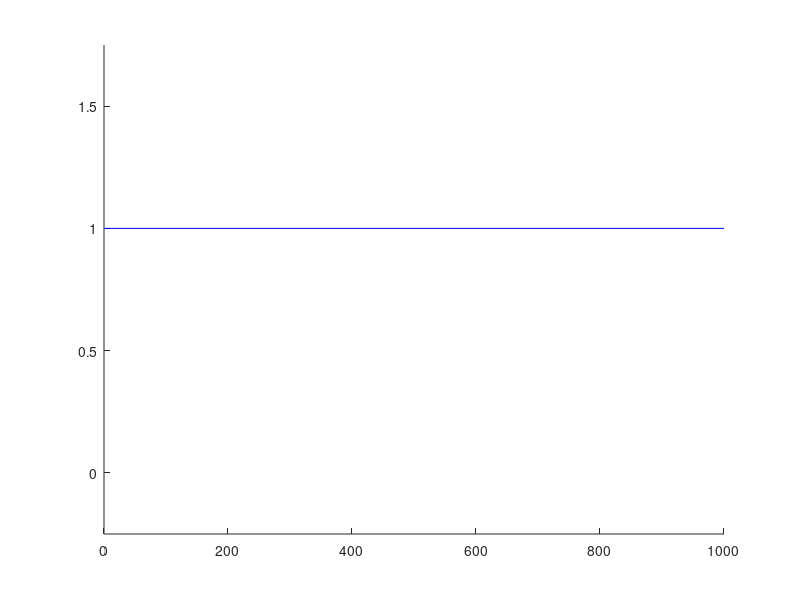

Recreate this plot in MATLAB. (Note: this script raises an error after producing the figure.)
%PIFtrace Single trace for perfect integrator:  X(t+dt) = X(t) + mu + sd*r
%
% Here mu and sd are constants and r is a random variable such that 
%
% <r> = 0 
% <r^2> = 1 
% <r_j r_i> = exp(-|i-j|*dt/taucorr)
%
% where taucorr is the correlation time constant of the inputs.  r may
% be Gaussian or binomial. The variable X stands for the voltage of
% the perfect integrate-and-fire neurons.  There is a barrier at X=0
% such that X cannot become negative.

% Emilio Salinas, April 2001

 %
 % Integrator parameters
 %
 dt  = 1.0;           % time step
 tau = 10;            % membrane time constant
 sd  = 1.40;
 mu  = 0.10;
 pdf = 2;             % 1=Gaussian; 2=binomial
 sd  = sd*dt/tau;     % renormalized mu 
 mu  = mu*dt/tau;     % renormalized sd
 X_th    = 1;         % threshold 
 X_reset = X_th/3;    % reset value
 taucorr = 0.0;       % correlation time constant
 %
 % Run parameters
 %
 nsteps= 1000;                  % number of time steps 
 %
 % Internal parameters
 %
 nrand = 10000;                 % random numbers sampled simultaneously
 nu = zeros(nsteps,1);          % number of steps from reset to threshold
 if taucorr>0 
     eps = exp(-dt/taucorr); 
 else 
     eps = 0; 
 end
 ps = (1+eps)/2;                % probability of same sign, for binary inputs
 sdfac = sqrt(1-eps^2);
 %
 % Initialize graphics
 %
 clf, hold on
 axis([0 dt*nsteps -0.25 X_th+0.75])
 plot([0 dt*nsteps],[X_th X_th],'b-')
 set(gca,'drawmode','fast','ytick',[0 1])
 line1 = line('color','y', 'erase','none');
 xlabel('Time (ms)')
 ylabel('X')
 %
 % Main loop
 %
 if pdf==2
     x = -1 + 2*(rand<0.5); 
 else
     x = sd*randn*eps; 
 end
 X=X_reset; Xold=X_reset; 
 jj=0; ispike=0; jrand=nrand+1; xn=0;
 for j=1:nsteps
     jj = jj+1;
     jrand = jrand+1;
     if jrand > nrand
         jrand = 1;
         if pdf==1
             xnew = sd*randn(1,nrand) + mu;
         elseif pdf==2
             xnew = sd*( -1 + 2*(rand(1,nrand)<ps) );
         else
             error('Undefined PDF type')
         end
     end
     if pdf==2
         xold = x - mu;
         x = sign(xold)*xnew(jrand) + mu;
     else
         x = x*eps + sdfac*xnew(jrand);
     end
     % Update voltage
     X = X + x;
     % Enforce the barrier
     if X<0 
         X = 0; 
     end 
     % Update graph
     xn = xn + 1;
     set(line1, 'xdata',dt*[xn-1 xn], 'ydata', [Xold Xold]);
     set(line1, 'xdata',dt*[xn xn], 'ydata', [Xold X]);
     drawnow
     % Check for a spike
     if X > X_th 
         set(line1, 'xdata',dt*[xn xn], 'ydata', [X X_th+0.75], 'color','m');
         set(line1, 'xdata',dt*[xn xn], 'ydata', [X_reset X_reset], 'color','y');
         X = X_reset;
         ispike = ispike + 1;
         nu(ispike) = jj;
         jj = 0;
     end
     Xold = X;
 end
 nu(ispike+1:end) = [];
 % Compute <nu> and <nu^2> from simulation.
 if nu > 0
     m1sim = mean(nu);
     m2sim = mean(nu.^2);
 else
     m1sim = inf;
     m2sim = inf;
 end
 %
 % Compute <nu> and <nu^2> from analytic solution.
 % Good for binary inputs.
 %
 [m1eq m2eq] = PIFfpt(X_reset,X_th,mu,sd,ps);
 %
 % Compute CVs, convert to rates and print results
 %
 cvsim= sqrt(m2sim - m1sim.^2)./m1sim;
 cveq = sqrt(m2eq - m1eq.^2)./m1eq;
 rout = 1000/(dt*m1sim);
 rest = 1000/(dt*m1eq);
 disp(['output rate: ' num2str(rout) ' spikes/s'])
 disp(['CV_ISI     : ' num2str(cvsim)])
 disp(['mu         : ' num2str(mu)])
 disp(['sd         : ' num2str(sd)])
 disp(['taucorr    : ' num2str(taucorr)])  
 disp(['est rate   : ' num2str(rest) ' spikes/s'])
 disp(['est cv     : ' num2str(cveq) ' spikes/s'])
 disp([' '])
 
       
